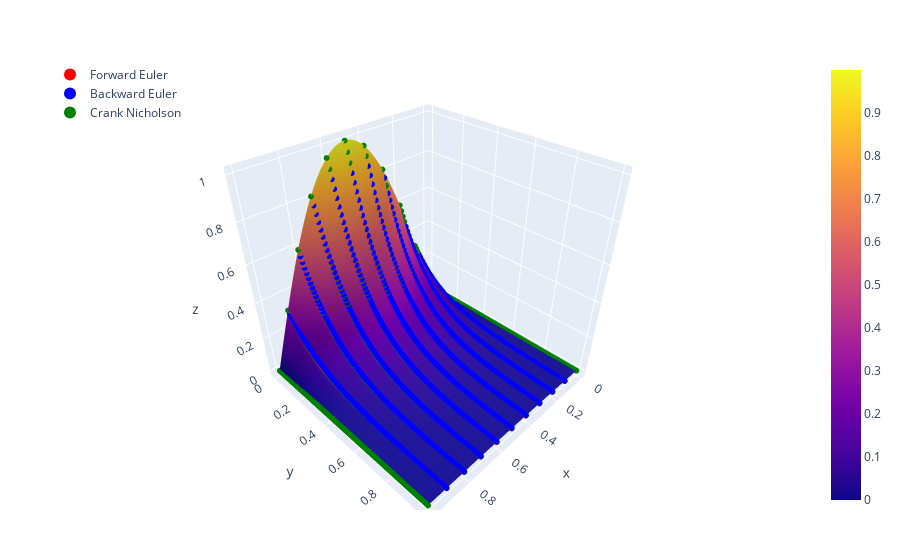

Write notebook code for a chart like this one.
### Markdown cell above
## 3d Comparison Plot

### Code cell
## 3d Finite Difference method comparison plot
kappa, L, T, mx, mt = 0.5, 1, 1, 10, 100

x = range(0, stop=L, length=mx+1)
t = range(0, stop=T, length=mt) .+ 0.0001

u_est = ones(mt)' .* x
v_est = t' .* ones(mx+1)

fe_z = Matrix{Float64}(undef, mx+1, mt)
be_z = Matrix{Float64}(undef, mx+1, mt)
cn_z = Matrix{Float64}(undef, mx+1, mt)

for i in 1:mt
    fex, fe_uj = finite_difference(u_I, kappa, L, t[i], mx, mt, method="fe")
    fe_z[:,i] = fe_uj
    bex, be_uj = finite_difference(u_I, kappa, L, t[i], mx, mt, method="be")
    be_z[:,i] = be_uj
    cnx, cn_uj = finite_difference(u_I, kappa, L, t[i], mx, mt, method="cn")
    cn_z[:,i] = cn_uj
end

# Estimate Surfaces
fe_estimate = scatter(x=vec(u_est), y=vec(v_est), z=vec(fe_z),name="Forward Euler",
    mode="markers",type="scatter3d",marker=attr(color="red",size=2))
be_estimate = scatter(x=vec(u_est), y=vec(v_est), z=vec(be_z),name="Backward Euler",
    mode="markers",type="scatter3d",marker=attr(color="blue",size=2))
cn_estimate = scatter(x=vec(u_est), y=vec(v_est), z=vec(cn_z),name="Crank Nicholson",
    mode="markers",type="scatter3d",marker=attr(color="green",size=2))

# Exact surface
x = range(0, stop=L, length=100)
t = range(0, stop=T, length=100)

u = ones(100)' .* x
v = t' .* ones(100)
z = u_exact(u, v, L=L, κ=kappa)

exact = surface(
    x=u, 
    y=v, 
    z=z,
    name="Exact Solution",
    opacity=1
)

# Plot
layout = Layout(
    showlegend=true,
    legend=attr(x=0, y=1),
    legend_itemsizing="constant",
    xaxis_title = "x",
    yaxis_title = "t",
    zaxis_title = "z"
)

plot([exact,fe_estimate,be_estimate,cn_estimate], layout)

### Figure 1 — Plotly figure (JSON) as saved in the notebook; plotly's stock layout.template omitted (floating-point values rounded to 4 significant figures; data arrays with more than 128 entries replaced by an {"elided": "..."} marker saying what was removed)
{"data": [{"name": "Exact Solution", "opacity": 1, "type": "surface", "x": {"elided": "100x100 float values"}, "y": {"elided": "100x100 float values"}, "z": {"elided": "100x100 float values"}}, {"marker": {"color": "red", "size": 2}, "mode": "markers", "name": "Forward Euler", "type": "scatter3d", "x": {"elided": "1100 float values"}, "y": {"elided": "1100 float values"}, "z": {"elided": "1100 float values"}}, {"marker": {"color": "blue", "size": 2}, "mode": "markers", "name": "Backward Euler", "type": "scatter3d", "x": {"elided": "1100 float values"}, "y": {"elided": "1100 float values"}, "z": {"elided": "1100 float values"}}, {"marker": {"color": "green", "size": 2}, "mode": "markers", "name": "Crank Nicholson", "type": "scatter3d", "x": {"elided": "1100 float values"}, "y": {"elided": "1100 float values"}, "z": {"elided": "1100 float values"}}], "layout": {"legend": {"itemsizing": "constant", "x": 0, "y": 1}, "margin": {"b": 50, "l": 50, "r": 50, "t": 60}, "showlegend": true, "xaxis": {"title": {"text": "x"}}, "yaxis": {"title": {"text": "t"}}, "zaxis": {"title": {"text": "z"}}}}
